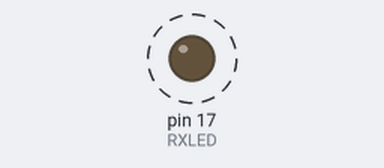
Bench run of a sketch on a simulated SparkFun Pro Micro, built with avr-gcc and run on an emulated ATmega32U4. Shown: output pins drawn as LEDs (lit = HIGH). Dashed ring = blinking. What the sketch prints to the serial monitor is not drawn.

Above: at 0.5 s.
Timing chart, 0 to 4.6 s (numbered marks = the images above):
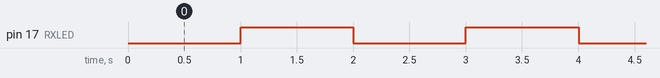

Measured:
- by itself, pin 17 (RXLED): alternates HIGH for 1.0 s and LOW for 1.0 s

The sketch:

Example1.ino
```cpp
int RXLED = 17;

void setup() {
  // put your setup code here, to run once:
  pinMode(RXLED, OUTPUT);
  Serial.begin(9600);
  Serial1.begin(9600);
}

void loop() {
  // put your main code here, to run repeatedly:
  Serial.println("Hello Pro Micro");
  Serial1.println("Hello programmer");

  digitalWrite(RXLED, LOW);
  TXLED0;
  delay(1000);
  digitalWrite(RXLED, HIGH);
  TXLED1;
  delay(1000);
}
```
